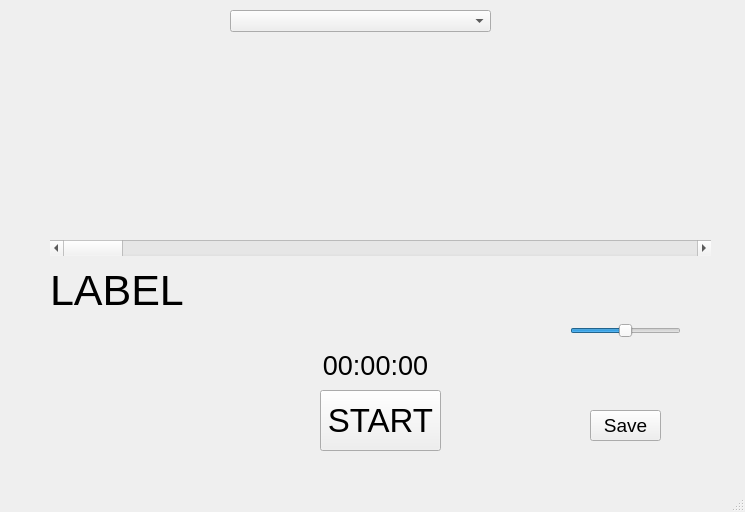
<?xml version="1.0" encoding="UTF-8"?>
<ui version="4.0">
 <class>MainWindow</class>
 <widget class="QMainWindow" name="MainWindow">
  <property name="geometry">
   <rect>
    <x>0</x>
    <y>0</y>
    <width>745</width>
    <height>512</height>
   </rect>
  </property>
  <property name="windowTitle">
   <string>MainWindow</string>
  </property>
  <widget class="QWidget" name="centralwidget">
   <widget class="QWidget" name="figure" native="true">
    <property name="geometry">
     <rect>
      <x>50</x>
      <y>40</y>
      <width>661</width>
      <height>201</height>
     </rect>
    </property>
   </widget>
   <widget class="QPushButton" name="startButton">
    <property name="geometry">
     <rect>
      <x>320</x>
      <y>390</y>
      <width>121</width>
      <height>61</height>
     </rect>
    </property>
    <property name="font">
     <font>
      <pointsize>25</pointsize>
     </font>
    </property>
    <property name="text">
     <string>START</string>
    </property>
   </widget>
   <widget class="QLabel" name="label_trans">
    <property name="geometry">
     <rect>
      <x>50</x>
      <y>270</y>
      <width>651</width>
      <height>41</height>
     </rect>
    </property>
    <property name="font">
     <font>
      <pointsize>32</pointsize>
     </font>
    </property>
    <property name="text">
     <string>LABEL</string>
    </property>
   </widget>
   <widget class="QScrollBar" name="timeScrollBar">
    <property name="geometry">
     <rect>
      <x>50</x>
      <y>240</y>
      <width>661</width>
      <height>16</height>
     </rect>
    </property>
    <property name="orientation">
     <enum>Qt::Horizontal</enum>
    </property>
   </widget>
   <widget class="QLabel" name="timelabel">
    <property name="geometry">
     <rect>
      <x>310</x>
      <y>350</y>
      <width>131</width>
      <height>31</height>
     </rect>
    </property>
    <property name="font">
     <font>
      <pointsize>20</pointsize>
      <underline>false</underline>
      <kerning>true</kerning>
     </font>
    </property>
    <property name="text">
     <string>00:00:00</string>
    </property>
    <property name="alignment">
     <set>Qt::AlignCenter</set>
    </property>
   </widget>
   <widget class="QSlider" name="horizontalSliderzoom">
    <property name="geometry">
     <rect>
      <x>570</x>
      <y>320</y>
      <width>111</width>
      <height>22</height>
     </rect>
    </property>
    <property name="value">
     <number>50</number>
    </property>
    <property name="orientation">
     <enum>Qt::Horizontal</enum>
    </property>
   </widget>
   <widget class="QLabel" name="labelzoomphoto">
    <property name="geometry">
     <rect>
      <x>530</x>
      <y>310</y>
      <width>31</width>
      <height>31</height>
     </rect>
    </property>
    <property name="text">
     <string/>
    </property>
    <property name="pixmap">
     <pixmap resource="figure/zoom.qrc">:/zoom/zoom.jpg</pixmap>
    </property>
   </widget>
   <widget class="QPushButton" name="pushButton">
    <property name="geometry">
     <rect>
      <x>590</x>
      <y>410</y>
      <width>71</width>
      <height>31</height>
     </rect>
    </property>
    <property name="font">
     <font>
      <pointsize>14</pointsize>
     </font>
    </property>
    <property name="text">
     <string>Save</string>
    </property>
   </widget>
   <widget class="QLabel" name="labeldone">
    <property name="geometry">
     <rect>
      <x>540</x>
      <y>390</y>
      <width>161</width>
      <height>16</height>
     </rect>
    </property>
    <property name="font">
     <font>
      <pointsize>12</pointsize>
     </font>
    </property>
    <property name="text">
     <string/>
    </property>
    <property name="alignment">
     <set>Qt::AlignCenter</set>
    </property>
   </widget>
   <widget class="QComboBox" name="comboBoxmodel">
    <property name="geometry">
     <rect>
      <x>230</x>
      <y>10</y>
      <width>261</width>
      <height>22</height>
     </rect>
    </property>
   </widget>
  </widget>
  <widget class="QStatusBar" name="statusbar"/>
 </widget>
 <resources>
  <include location="figure/zoom.qrc"/>
 </resources>
 <connections/>
</ui>
